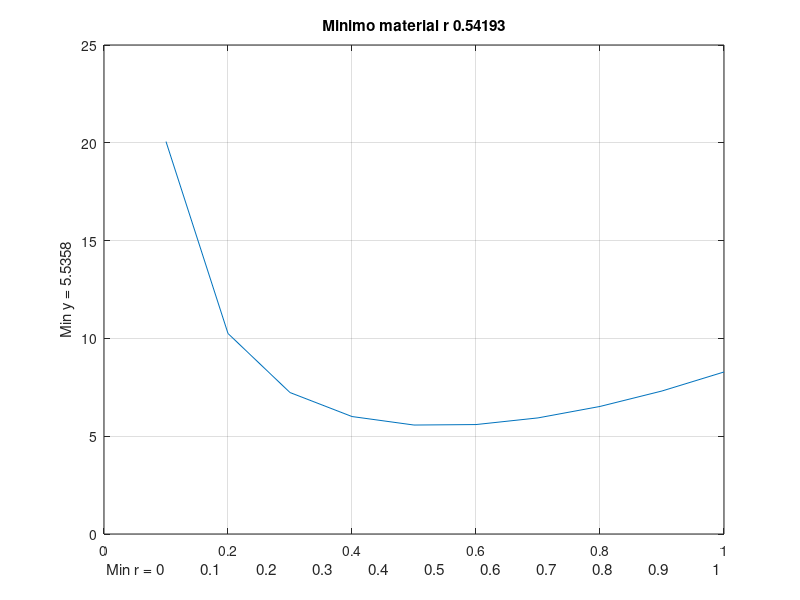

The MATLAB script that drew this image:
%octave.script
%School         :Tecnologico de Estudios Superiores de Jilotepec 
%Specialty      :Ingeniería en Sistemas Computacionales 
%Title          :Clasificacion de los números 
%Description    :Scrip conceptos  de los numeros
%Author         :Iván Mora  Garcia, Fernando Angel Garcia Hernandez,Angelica Arellano Vilchiz
%Date           :14/10/2021
%Version        :1
%Usage          :octave >/path/Definicion_Resolucion
%Notes          :Requiere CLI Octave 

%Limpiar variables
clear all

%La lata para envasar aceite.
disp ('La lata para envasar aceite.');

%Rango de 0.1 en 0.1
r=0:0.1:1;

%Valor de función
ar = @(r) (2 * (pi)) * (r.^2) + (2./(r))

%Función a plotear
y = (2 * (pi)) * (r.^2) + (2./(r))

resr = fminbnd(ar,0,1);

%Dibujar r,y
plot(r,y);

grid on; 
title(["Minimo material r " num2str(resr)]);
xlabel(["Min r = " num2str(r)]);
ylabel(["Min y = " num2str( ar(resr))]);

